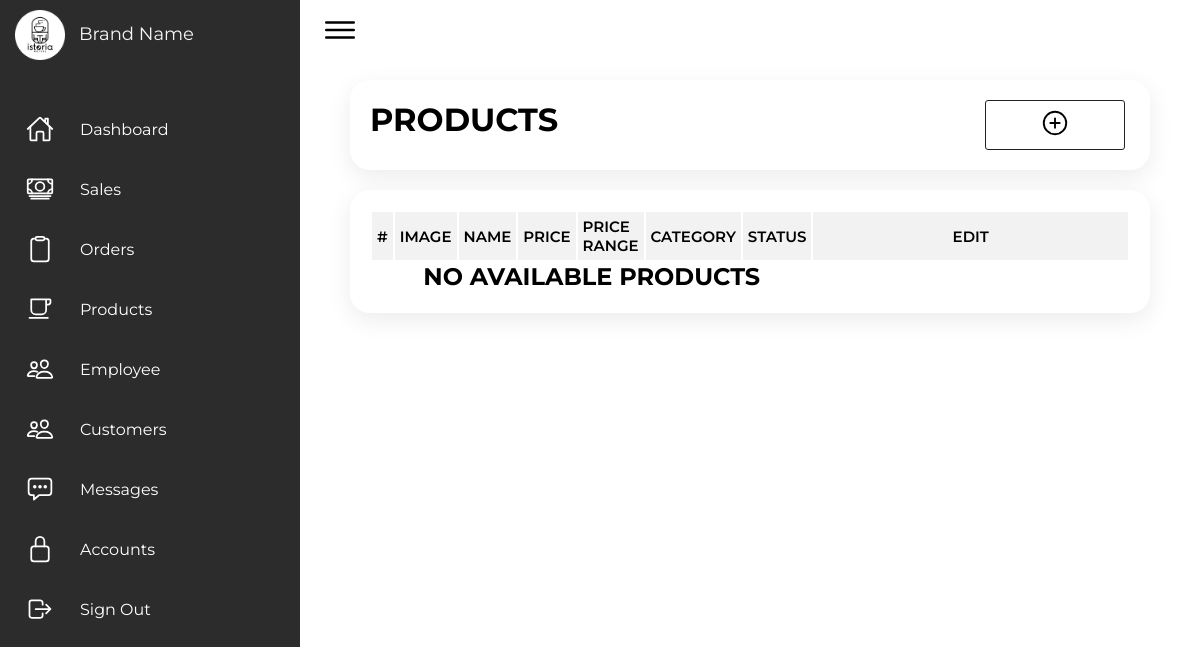
/Admin/admin_products.php, run on an earlier commit of the app's database.
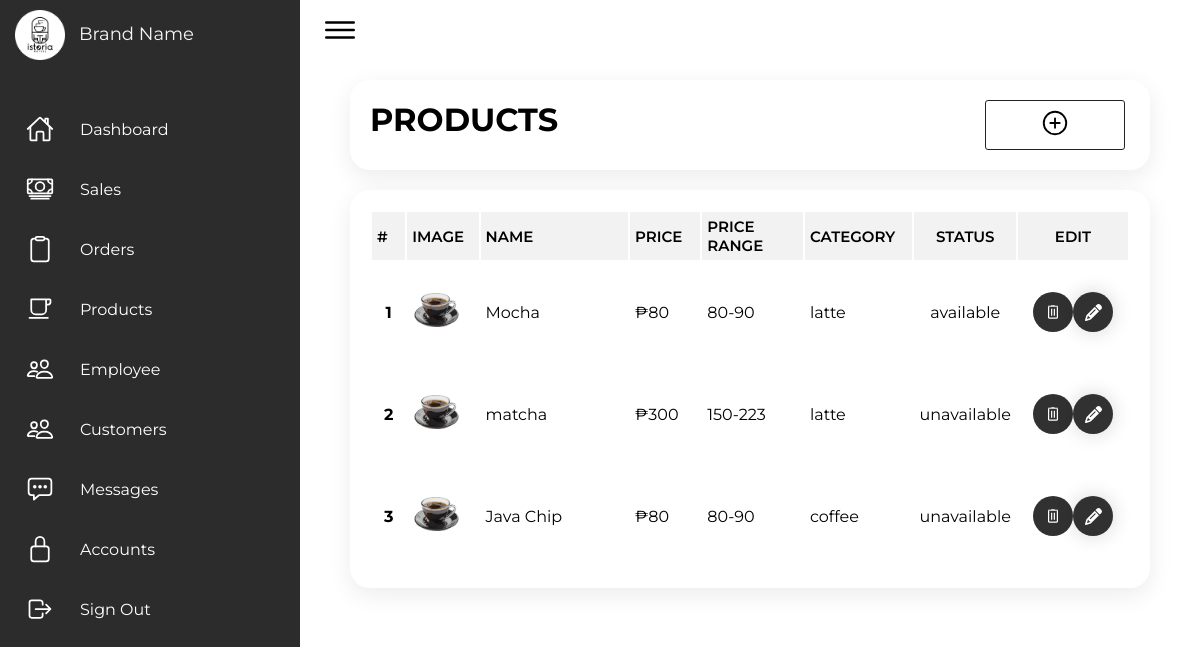
And on a later commit of the database.
### tables this page shows
CREATE TABLE `products` (
  `id` int(255) NOT NULL,
  `name` varchar(25) NOT NULL,
  `price` int(255) NOT NULL,
  `price_range` varchar(255) NOT NULL,
  `image` mediumtext NOT NULL,
  `category` varchar(255) NOT NULL,
  `status` varchar(255) NOT NULL DEFAULT 'available'
);

### Admin/admin_products.php (the view, shortened to what this page needs)
<?php
  include '../connection.php';
?>
  <!DOCTYPE html>
<html lang="en">
  <head>
    <link rel="stylesheet" href="../Src/Styles/style_admin.css" />
  </head>
  <body>
    <div class="container">
      <div class="navigation">
        <ul>
          <li>
            <a href="admin_home.php">
              <span class="icon">
                <img
                  class="home-brand"
                  src="../assets/Images/Favicon.png"
                  width="50px"
                />
              </span>
              <span class="brand-title">Brand Name</span>
            </a>
          </li>
          <li>
            <a href="admin_home.php">
              <span class="icon">
                <ion-icon name="home-outline"></ion-icon>
              </span>
              <span class="title">Dashboard</span>
            </a>
          </li>
          <li>
            <a href="admin_sales.php">
              <span class="icon">
                <ion-icon name="cash-outline"></ion-icon>
              </span>
              <span class="title">Sales</span>
            </a>
          </li>
          <li>
            <a href="admin_orders.php">
              <span class="icon">
                <ion-icon name="clipboard-outline"></ion-icon>
              </span>
              <span class="title">Orders</span>
            </a>
          </li>
          <li>
            <a href="admin_products.php">
              <span class="icon">
                <ion-icon name="cafe-outline"></ion-icon>
              </span>
              <span class="title">Products</span>
            </a>
          </li>
          <li>
            <a href="admin_employee.php">
              <span class="icon">
                <ion-icon name="people-outline"></ion-icon>
              </span>
              <span class="title">Employee</span>
            </a>
          </li>
          <li>
            <a href="admin_customers.php">
              <span class="icon">
                <ion-icon name="people-outline"></ion-icon>
              </span>
              <span class="title">Customers</span>
            </a>
          </li>
          <li>
            <a href="admin_messages.php">
              <span class="icon">
                <ion-icon name="chatbox-ellipses-outline"></ion-icon>
              </span>
              <span class="title">Messages</span>
            </a>
          </li>
          <li>
            <a href="admin_accounts.php">
              <span class="icon">
                <ion-icon name="lock-closed-outline"></ion-icon>
              </span>
              <span class="title">Accounts</span>
            </a>
          </li>
          <li>
            <a href="admin_logout.php">
              <span class="icon">
                <ion-icon name="log-out-outline"></ion-icon>
              </span>
              <span class="title">Sign Out</span>
            </a>
          </li>
        </ul>
      </div>
      <div class="main">
        <div class="topbar">
          <div class="toggle">
            <ion-icon name="menu-outline"></ion-icon>
          </div>
        </div>
        <div class="container-box">
          <div class="addmenu">
            <h1 class="titles">PRODUCTS</h1>
            <a class="addbutton" href="admin_products_add.php">
              <span class="addbtn">
              <ion-icon name="add-circle-outline"></ion-icon>
              </span>
</a>
          </div>
        </div>
        <div class="container-box">
          <section class="products-section">
            <table class="products-table">
              <thead>
                <tr>
                  <th>#</th>
                  <th>Image</th>
                  <th>Name</th>
                  <th>Price</th>
                  <th>Price Range</th>
                  <th>Category</th>
                  <th>Status</th>
                  <th>Edit</th>
                </tr>
              </thead>
              <tbody>
              <?php
                $select_prodcuts = mysqli_query($conn, "SELECT * FROM `products` ORDER BY status ASC ") or die ('query failed');
                $count = 0;
                if(mysqli_num_rows($select_prodcuts)>0){
                    while($fetch_products = mysqli_fetch_assoc($select_prodcuts)){
                      $count++;
                ?>
                <tr>
                  <td><?php echo $count; ?></td></td>
                  <td><img src="../products/<?php echo $fetch_products['image']; ?>" width="80%" /></td>
                  <td><?php echo $fetch_products['name']; ?></td>
                  <td>₱<?php echo $fetch_products['price']; ?></td>
                  <td><?php echo $fetch_products['price_range']; ?></td>
                  <td><?php echo $fetch_products['category']; ?></td>
                  <td><?php echo $fetch_products['status']; ?></td>
                  <td>
                    <form method="post" class="products-edit">
                    <a class="bin-button" name="delete" href="admin_products.php?delete=<?php echo $fetch_products['id']; ?>" class="btn delete" onclick="return confirm('Delete this product?')">
                      <svg
                        xmlns="http://www.w3.org/2000/svg"
                        fill="none"
                        viewBox="0 0 39 7"
                        class="bin-top"
                      >
                        <line
                          stroke-width="4"
                          stroke="white"
                          y2="5"
                          x2="39"
                          y1="5"
                        ></line>
                        <line
                          stroke-width="3"
                          stroke="white"
                          y2="1.5"
                          x2="26.0357"
                          y1="1.5"
                          x1="12"
                        ></line>
                      </svg>
              </a>
                    <a href="admin_products_edit.php?edit=<?php echo $fetch_products['id']; ?>" class="edit-button" name="edit">
              </a></form>
                  </td>
                </tr>
                <?php
                    }
                      }else{
                      echo '
                      <tr>
                        <td colspan="7">
                          <h1>NO AVAILABLE PRODUCTS</h1>
                        </td>
                      </tr>
                      ';
                    }
                    ?>
              </tbody>
            </table>
          </section>
        </div>
      </div>
    </div>
  </body>
</html>

What changed in the data, as far as the page shows it:
added products: image (picture), name "Mocha", price "80", price_range "80-90", category "latte", status "available"
added products: image (picture), name "matcha", price "300", price_range "150-223", category "latte", status "unavailable"
added products: image (picture), name "Java Chip", price "80", price_range "80-90", category "coffee", status "unavailable"
Also different on the page:
text no longer shown: "NO AVAILABLE PRODUCTS"
